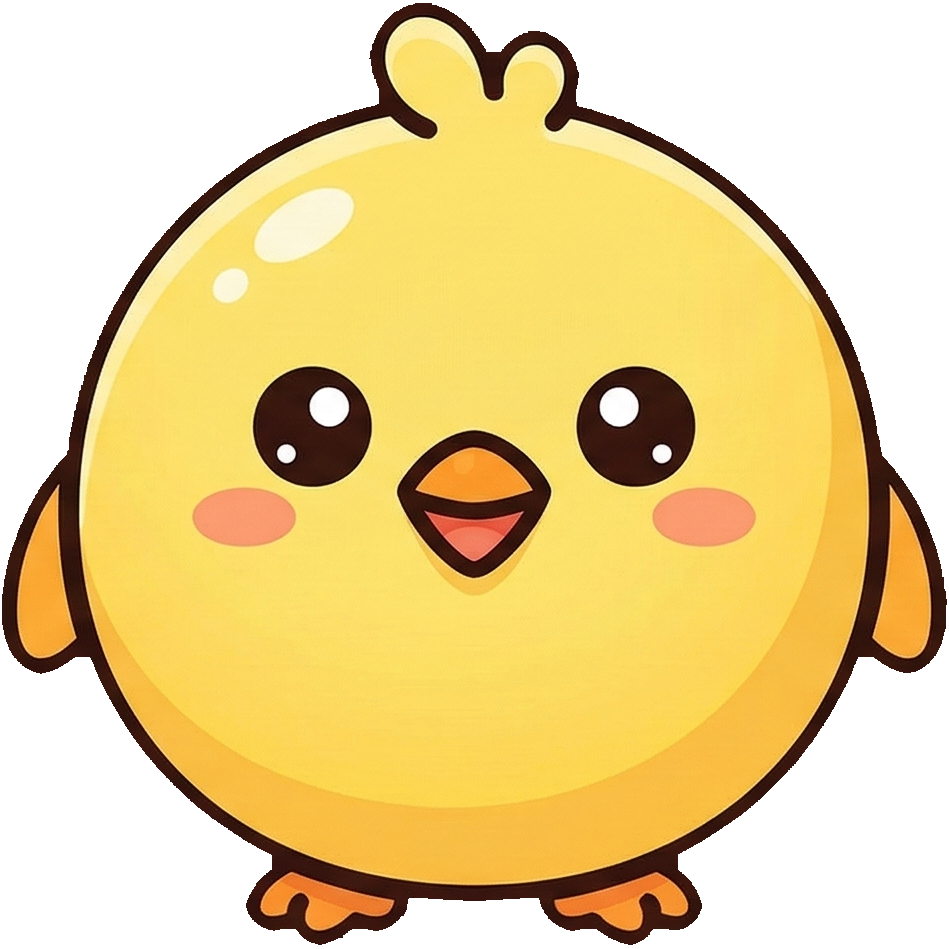
#> input picture Assets/_Project/Resources/Animals/Animal_1.png, 949 x 949 px; its folder holds only this picture in this run
$ python build_covers.py
#> lines starting #> are read from the running program, lines starting #| are printed output that depends on the picture; after the words box and inside, x2 and y2 are one past the last pixel; in counts of white or black regions, pixels touching at a corner belong together
#!/usr/bin/env python3
"""HTML5 portal (Playgama, CrazyGames) covers for Animal Pop.

Writes next to this file:
  cover-landscape-1920x1080.png    Playgama landscape
  cover-portrait-1080x1920.png     Playgama portrait
  cover-square-800x800.png         Playgama square
  cover-portrait-800x1200.png      CrazyGames 2:3
  video-bg-landscape-1920x1080.png backdrops for the preview videos (no text; make_videos.sh
  video-bg-portrait-1080x1620.png  lays the 1:2 game column over the middle — see VIDEO_BGS)

Portal rule: the English title "Animal Pop" is the only text. No tagline, icons,
store badges or border; the title stays out of the top-left corner.

Look = the store feature graphic: a warm yellow sunburst with the lion (the top
of the merge chain) in the middle and the rest of the chain around it. The art
is the game's own sprites (Assets/_Project/Resources/Animals, 600-1700 px); the
title face is Nunito Black, the game's UI font (playgama/fonts, OFL).

    python3 store/portals/build_covers.py [landscape|portrait|square|portrait23|videobg ...]
"""
import math
import sys
from pathlib import Path

from PIL import Image, ImageDraw, ImageFilter, ImageFont

HERE = Path(__file__).resolve().parent
ROOT = HERE.parents[1]
ANIMALS = ROOT / "Assets" / "_Project" / "Resources" / "Animals"
NUNITO = ROOT / "playgama" / "fonts" / "nunito-latin.woff2"

# Animal_<n>: 1 chick, 2 mouse, 3 hedgehog, 4 rabbit, 5 calico cat, 6 shiba,
# 7 sheep, 8 monkey, 9 pig, 10 panda, 11 lion
RAY_A, RAY_B = (255, 205, 38), (255, 222, 92)
EDGE = (246, 150, 20)
OUTLINE = (138, 70, 8)


# ---------------------------------------------------------------- helpers

def sunburst(W, H, cx, cy, rays=22):
    """Alternating rays around (cx, cy), a warm light in the middle, orange edges."""
#> called with W = 1920, H = 1080, cx = 960, cy = 453.6, rays = 22
    S = 2
    big = Image.new("RGB", (W * S, H * S), RAY_A)
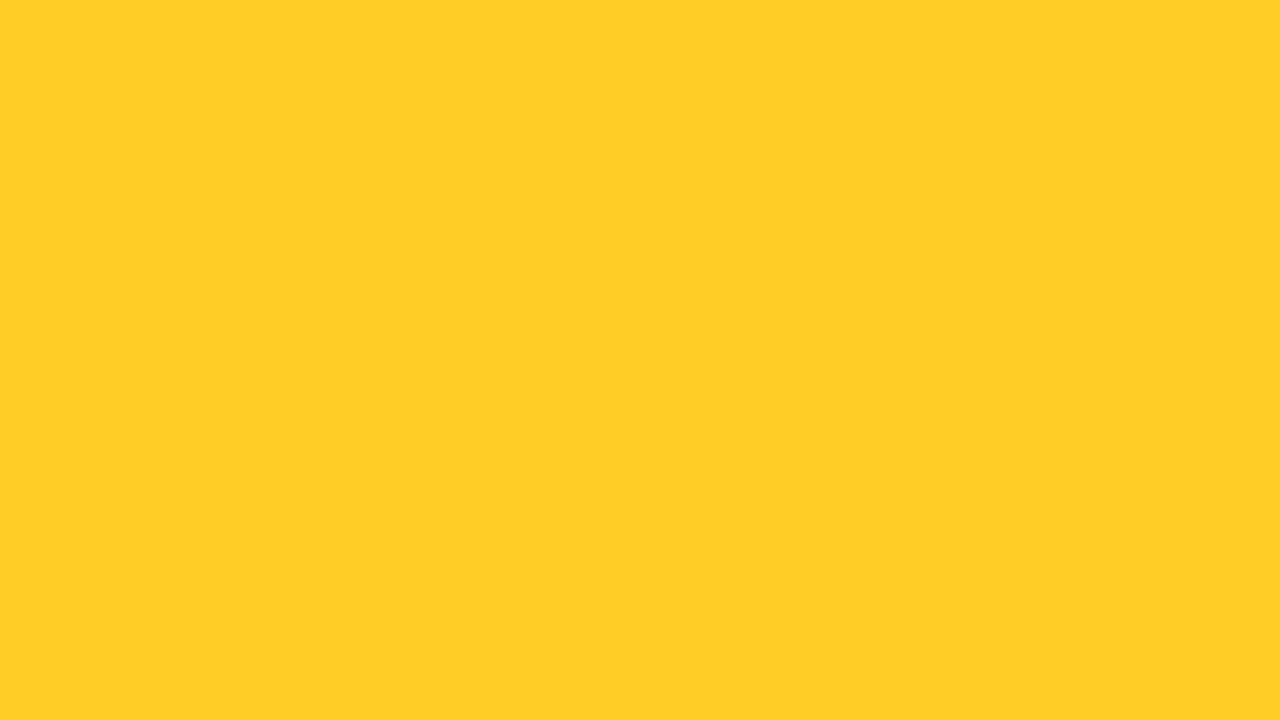
#> big: PIL image 3840x2160 RGB (shown at 1/3 size); mean R, G, B 255, 205, 38
    d = ImageDraw.Draw(big)
    R = math.hypot(W, H) * S
    for i in range(rays):
        a0 = 2 * math.pi * i / rays
        a1 = a0 + math.pi / rays
        d.polygon([(cx * S, cy * S),
                   (cx * S + R * math.cos(a0), cy * S + R * math.sin(a0)),
                   (cx * S + R * math.cos(a1), cy * S + R * math.sin(a1))], fill=RAY_B)
    bg = big.resize((W, H), Image.LANCZOS).convert("RGBA")
    s = min(W, H)
    light = Image.new("L", (W, H), 0)
#> light: PIL image 1920x1080 L; every value is 0
    r = s * 0.42
    ImageDraw.Draw(light).ellipse([cx - r, cy - r, cx + r, cy + r], fill=255)
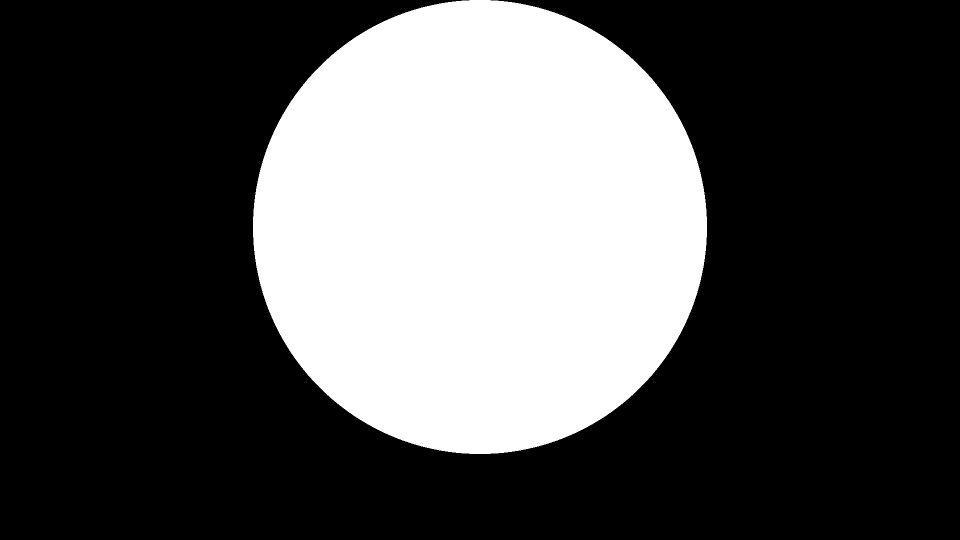
#> light: PIL image 1920x1080 L (shown at 1/2 size); 31.2% white; 1 white region, box (x1, y1, x2, y2) and area: (506, 0, 1414, 908) 647404
    bg.alpha_composite(tint(light.filter(ImageFilter.GaussianBlur(s * 0.16)), (255, 250, 225), 0.85))
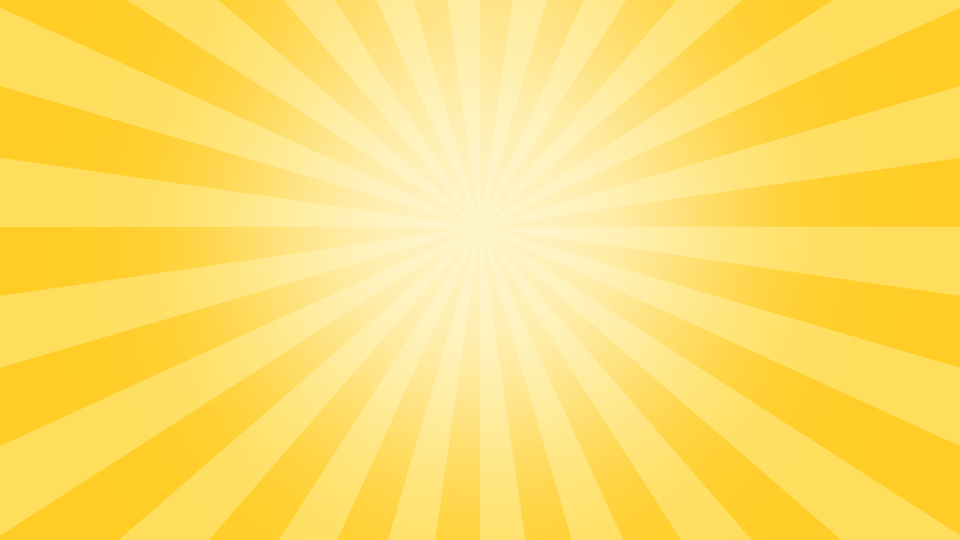
#> bg: PIL image 1920x1080 RGBA (shown at 1/2 size); mean R, G, B, A 255, 222.8, 105.6, 255
    # orange toward the corners
    edge = Image.new("L", (W, H), 255)
#> edge: PIL image 1920x1080 L; every value is 255
    ImageDraw.Draw(edge).ellipse([W * -0.1, H * -0.12, W * 1.1, H * 1.12], fill=0)
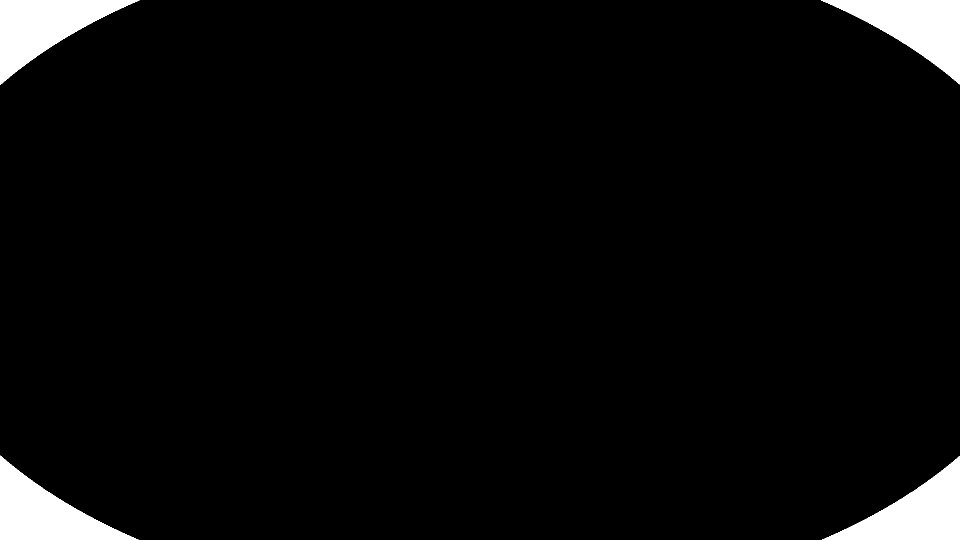
#> edge: PIL image 1920x1080 L (shown at 1/2 size); 4% white; 4 white regions, box (x1, y1, x2, y2) and area: (0, 0, 279, 170) 21085, (1642, 0, 1920, 169) 20915, (0, 911, 277, 1080) 20806, (1644, 912, 1920, 1080) 20637
    bg.alpha_composite(tint(edge.filter(ImageFilter.GaussianBlur(s * 0.14)), EDGE, 0.55))
    return bg


def tint(alpha, color, strength=1.0):
    if strength != 1.0:
        alpha = alpha.point(lambda v: round(v * strength))
    layer = Image.new("RGBA", alpha.size, color + (0,))
    layer.putalpha(alpha)
    return layer


def animal(n, size):
#> called with n = 1, size = 162
    im = Image.open(ANIMALS / f"Animal_{n}.png").convert("RGBA")
#> im is the input picture: PIL image 949x949 RGBA; mean R, G, B, A 196.5, 193, 84.5, 163.8
    im = im.crop(im.getbbox())
#> im: PIL image 945x942 RGBA
    s = size / max(im.size)
#> s = 0.171
    return im.resize((max(1, round(im.width * s)), max(1, round(im.height * s))), Image.LANCZOS)


def place(canvas, n, cx, cy, size, angle=0.0, halo=False):
    im = animal(n, size)
    if angle:
        im = im.rotate(angle, resample=Image.BICUBIC, expand=True)
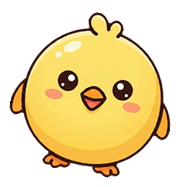
#> im: PIL image 188x187 RGBA; mean R, G, B, A 106.7, 88.7, 41.6, 122.9; transparent parts drawn white
    x, y = round(cx - im.width / 2), round(cy - im.height / 2)
#> x = 40; y = 835
    pad = round(size * 0.25)
    a = Image.new("L", (im.width + pad * 2, im.height + pad * 2), 0)
#> a: PIL image 268x267 L; every value is 0
    a.paste(im.getchannel("A"), (pad, pad))
    if halo:  # white glow behind the star of the chain
        canvas.alpha_composite(tint(a.filter(ImageFilter.GaussianBlur(size * 0.07)), (255, 255, 255), 0.9),
                               (x - pad, y - pad))
    sh = Image.new("L", a.size, 0)
    sh.paste(a, (0, round(size * 0.035)))
    canvas.alpha_composite(tint(sh.filter(ImageFilter.GaussianBlur(size * 0.03)), (120, 60, 0), 0.45),
                           (x - pad, y - pad))
#> call 3 of tint, with color = (120, 60, 0), strength = 0.45
#> in tint (call 3), `alpha = alpha.point(lambda v: round(v * strength))`:
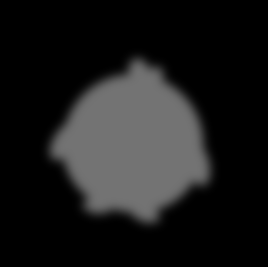
#> alpha: PIL image 268x267 L; min 0, max 115, mean 27.2
#> in tint (call 3), `layer.putalpha(alpha)`:
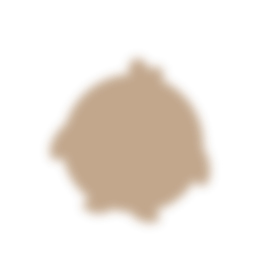
#> layer: PIL image 268x267 RGBA; mean R, G, B, A 120, 60, 0, 27.2; transparent parts drawn white
    canvas.alpha_composite(im, (x, y))


# [43 lines left out: functions font, title_layer, not called in this run]


# ---------------------------------------------------------------- layouts

# animals: (n, cx, cy, size, degrees) — cx of W, cy and size of H. Drawn in order.
LAYOUTS = {
    "landscape": dict(
        size=(1920, 1080), sun=(0.5, 0.42),
        animals=[(1, 0.07, 0.86, 0.15, -10), (2, 0.94, 0.84, 0.15, 8),
                 (3, 0.28, 0.09, 0.14, -8), (4, 0.72, 0.09, 0.14, 8),
                 (5, 0.10, 0.22, 0.20, 10), (6, 0.90, 0.22, 0.21, -8),
                 (8, 0.16, 0.58, 0.26, -6), (7, 0.84, 0.58, 0.26, 6),
                 (10, 0.31, 0.38, 0.30, -5), (9, 0.69, 0.38, 0.30, 5),
                 (11, 0.5, 0.40, 0.52, 0)],
        title=dict(cap=0.13, two_line=False, cx=0.5, bottom=0.95, max_w=0.72),
    ),
    "portrait": dict(
        size=(1080, 1920), sun=(0.5, 0.36),
        animals=[(1, 0.12, 0.08, 0.075, -10), (4, 0.88, 0.07, 0.075, 8),
                 (3, 0.10, 0.62, 0.075, -8), (2, 0.90, 0.62, 0.075, 8),
                 (6, 0.20, 0.18, 0.11, 8), (5, 0.80, 0.18, 0.11, -8),
                 (8, 0.18, 0.49, 0.13, -6), (7, 0.82, 0.49, 0.13, 6),
                 (10, 0.26, 0.30, 0.14, -5), (9, 0.74, 0.30, 0.14, 5),
                 (11, 0.5, 0.38, 0.27, 0)],
        title=dict(cap=0.085, two_line=True, cx=0.5, bottom=0.90, max_w=0.86),
    ),
    "portrait23": dict(
        size=(800, 1200), sun=(0.5, 0.36),
        animals=[(1, 0.10, 0.08, 0.09, -10), (4, 0.90, 0.07, 0.09, 8),
                 (3, 0.08, 0.62, 0.09, -8), (2, 0.92, 0.62, 0.09, 8),
                 (6, 0.20, 0.19, 0.13, 8), (5, 0.80, 0.19, 0.13, -8),
                 (8, 0.17, 0.50, 0.15, -6), (7, 0.83, 0.50, 0.15, 6),
                 (10, 0.25, 0.32, 0.16, -5), (9, 0.75, 0.32, 0.16, 5),
                 (11, 0.5, 0.38, 0.31, 0)],
        title=dict(cap=0.095, two_line=True, cx=0.5, bottom=0.93, max_w=0.86),
    ),
    "square": dict(
        size=(800, 800), sun=(0.5, 0.40),
        animals=[(2, 0.08, 0.60, 0.13, -8), (1, 0.92, 0.60, 0.13, 8),
                 (6, 0.12, 0.12, 0.18, 8), (5, 0.88, 0.12, 0.18, -8),
                 (10, 0.20, 0.38, 0.25, -5), (9, 0.80, 0.38, 0.25, 5),
                 (11, 0.5, 0.39, 0.48, 0)],
        title=dict(cap=0.115, two_line=False, cx=0.5, bottom=0.95, max_w=0.86),
    ),
}

OUTPUTS = {
    "landscape": "cover-landscape-1920x1080.png",
    "portrait": "cover-portrait-1080x1920.png",
    "square": "cover-square-800x800.png",
    "portrait23": "cover-portrait-800x1200.png",
}


def build(kind):
    L = LAYOUTS[kind]
    W, H = L["size"]
    c = sunburst(W, H, L["sun"][0] * W, L["sun"][1] * H)
    for n, cx, cy, s, ang in L["animals"]:
        place(c, n, cx * W, cy * H, s * H, ang, halo=(n == 11))
    T = L["title"]
    cap = round(T["cap"] * H)
    while True:
        t, (bx0, by0, bx1, by1) = title_layer(cap, T["two_line"])
        if bx1 - bx0 <= T["max_w"] * W:
            break
        cap -= 2
    tx = round(T["cx"] * W - (bx0 + bx1) / 2)
    ty = round(T["bottom"] * H - by1)
    c.alpha_composite(t, (tx, ty))

    out = c.convert("RGB")
    x0, y0 = tx + bx0, ty + by0
    assert not (x0 < W * 0.25 and y0 < H * 0.25), f"{kind}: title in the top-left"
    assert out.size == (W, H)
    out.save(HERE / OUTPUTS[kind], optimize=True)
    print(f"{OUTPUTS[kind]:33} {W}x{H}  title {x0},{y0}..{tx + bx1},{ty + by1}")


# ---------------------------------------------------------------- video backdrop

VIDEO_BGS = {
    # name: (size, game column x0..x1 that make_videos.sh covers, animals (n, cx, cy, size, deg))
    "video-bg-landscape-1920x1080.png": ((1920, 1080), (690, 1230), [
        (1, 560, 930, 150, -10), (2, 360, 780, 170, 6), (3, 150, 600, 190, -8),
        (4, 470, 470, 200, 8), (5, 220, 290, 220, -6), (6, 500, 120, 200, 6),
        (7, 1400, 930, 230, 6), (8, 1640, 760, 250, -6), (9, 1440, 520, 260, 5),
        (10, 1720, 300, 270, -5), (11, 1450, 120, 300, 0)]),
    "video-bg-portrait-1080x1620.png": ((1080, 1620), (135, 945), [
        (1, 70, 260, 120, -10), (5, 60, 700, 150, 8), (8, 70, 1180, 160, -6),
        (3, 1010, 420, 130, 8), (9, 1015, 900, 160, -5), (11, 1010, 1420, 190, 0)]),
}


# [11 lines left out: function build_video_bgs, not called in this run]


def main():
    for k in (sys.argv[1:] or [*LAYOUTS, "videobg"]):
        build_video_bgs() if k == "videobg" else build(k)


if __name__ == "__main__":
#> (the run stopped early here; a loop or call above may not have finished)
